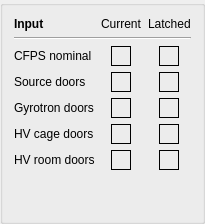
           <widget class="QGroupBox" name="groupBox_3">
            <property name="minimumSize">
             <size>
              <width>0</width>
              <height>0</height>
             </size>
            </property>
            <property name="maximumSize">
             <size>
              <width>300</width>
              <height>16777215</height>
             </size>
            </property>
            <property name="baseSize">
             <size>
              <width>250</width>
              <height>0</height>
             </size>
            </property>
            <property name="title">
             <string/>
            </property>
            <layout class="QGridLayout" name="gridLayout_2" columnstretch="0,0,0">
             <item row="5" column="2" alignment="Qt::AlignHCenter">
              <widget class="LEDindicator" name="LEDlatchedInterlockIn3" native="true">
               <property name="sizePolicy">
                <sizepolicy hsizetype="Fixed" vsizetype="Fixed">
                 <horstretch>0</horstretch>
                 <verstretch>0</verstretch>
                </sizepolicy>
               </property>
               <property name="minimumSize">
                <size>
                 <width>20</width>
                 <height>20</height>
                </size>
               </property>
               <property name="baseSize">
                <size>
                 <width>20</width>
                 <height>20</height>
                </size>
               </property>
               <property name="styleSheet">
                <string notr="true">border: 1 solid black	</string>
               </property>
              </widget>
             </item>
             <item row="0" column="0">
              <widget class="QLabel" name="label_35">
               <property name="font">
                <font>
                 <weight>75</weight>
                 <bold>true</bold>
                 <underline>false</underline>
                 <strikeout>false</strikeout>
                 <stylestrategy>PreferAntialias</stylestrategy>
                 <kerning>false</kerning>
                </font>
               </property>
               <property name="text">
                <string>Input</string>
               </property>
              </widget>
             </item>
             <item row="5" column="0">
              <widget class="QLabel" name="label_7">
               <property name="text">
                <string>HV cage doors</string>
               </property>
              </widget>
             </item>
             <item row="3" column="1" alignment="Qt::AlignHCenter">
              <widget class="LEDindicator" name="LEDinterlockIn1" native="true">
               <property name="sizePolicy">
                <sizepolicy hsizetype="Fixed" vsizetype="Fixed">
                 <horstretch>0</horstretch>
                 <verstretch>0</verstretch>
                </sizepolicy>
               </property>
               <property name="minimumSize">
                <size>
                 <width>20</width>
                 <height>20</height>
                </size>
               </property>
               <property name="baseSize">
                <size>
                 <width>20</width>
                 <height>20</height>
                </size>
               </property>
               <property name="styleSheet">
                <string notr="true">border: 1 solid black	</string>
               </property>
              </widget>
             </item>
             <item row="3" column="2" alignment="Qt::AlignHCenter">
              <widget class="LEDindicator" name="LEDlatchedInterlockIn1" native="true">
               <property name="sizePolicy">
                <sizepolicy hsizetype="Fixed" vsizetype="Fixed">
                 <horstretch>0</horstretch>
                 <verstretch>0</verstretch>
                </sizepolicy>
               </property>
               <property name="minimumSize">
                <size>
                 <width>20</width>
                 <height>20</height>
                </size>
               </property>
               <property name="baseSize">
                <size>
                 <width>20</width>
                 <height>20</height>
                </size>
               </property>
               <property name="styleSheet">
                <string notr="true">border: 1 solid black	</string>
               </property>
              </widget>
             </item>
             <item row="7" column="2">
              <spacer name="verticalSpacer_2">
               <property name="orientation">
                <enum>Qt::Vertical</enum>
               </property>
               <property name="sizeHint" stdset="0">
                <size>
                 <width>20</width>
                 <height>40</height>
                </size>
               </property>
              </spacer>
             </item>
             <item row="2" column="2" alignment="Qt::AlignHCenter">
              <widget class="LEDindicator" name="LEDlatchedInterlockIn0" native="true">
               <property name="sizePolicy">
                <sizepolicy hsizetype="Fixed" vsizetype="Fixed">
                 <horstretch>0</horstretch>
                 <verstretch>0</verstretch>
                </sizepolicy>
               </property>
               <property name="minimumSize">
                <size>
                 <width>20</width>
                 <height>20</height>
                </size>
               </property>
               <property name="baseSize">
                <size>
                 <width>20</width>
                 <height>20</height>
                </size>
               </property>
               <property name="styleSheet">
                <string notr="true">border: 1 solid black	</string>
               </property>
              </widget>
             </item>
             <item row="6" column="2" alignment="Qt::AlignHCenter">
              <widget class="LEDindicator" name="LEDlatchedInterlockIn4" native="true">
               <property name="sizePolicy">
                <sizepolicy hsizetype="Fixed" vsizetype="Fixed">
                 <horstretch>0</horstretch>
                 <verstretch>0</verstretch>
                </sizepolicy>
               </property>
               <property name="minimumSize">
                <size>
                 <width>20</width>
                 <height>20</height>
                </size>
               </property>
               <property name="baseSize">
                <size>
                 <width>20</width>
                 <height>20</height>
                </size>
               </property>
               <property name="styleSheet">
                <string notr="true">border: 1 solid black	</string>
               </property>
              </widget>
             </item>
             <item row="4" column="0">
              <widget class="QLabel" name="label_6">
               <property name="text">
                <string>Gyrotron doors</string>
               </property>
              </widget>
             </item>
             <item row="4" column="2" alignment="Qt::AlignHCenter">
              <widget class="LEDindicator" name="LEDlatchedInterlockIn2" native="true">
               <property name="sizePolicy">
                <sizepolicy hsizetype="Fixed" vsizetype="Fixed">
                 <horstretch>0</horstretch>
                 <verstretch>0</verstretch>
                </sizepolicy>
               </property>
               <property name="minimumSize">
                <size>
                 <width>20</width>
                 <height>20</height>
                </size>
               </property>
               <property name="baseSize">
                <size>
                 <width>20</width>
                 <height>20</height>
                </size>
               </property>
               <property name="styleSheet">
                <string notr="true">border: 1 solid black	</string>
               </property>
              </widget>
             </item>
             <item row="2" column="0">
              <widget class="QLabel" name="label_12">
               <property name="text">
                <string>CFPS nominal</string>
               </property>
              </widget>
             </item>
             <item row="5" column="1" alignment="Qt::AlignHCenter">
              <widget class="LEDindicator" name="LEDinterlockIn3" native="true">
               <property name="sizePolicy">
                <sizepolicy hsizetype="Fixed" vsizetype="Fixed">
                 <horstretch>0</horstretch>
                 <verstretch>0</verstretch>
                </sizepolicy>
               </property>
               <property name="minimumSize">
                <size>
                 <width>20</width>
                 <height>20</height>
                </size>
               </property>
               <property name="baseSize">
                <size>
                 <width>20</width>
                 <height>20</height>
                </size>
               </property>
               <property name="styleSheet">
                <string notr="true">border: 1 solid black	</string>
               </property>
              </widget>
             </item>
             <item row="4" column="1" alignment="Qt::AlignHCenter">
              <widget class="LEDindicator" name="LEDinterlockIn2" native="true">
               <property name="sizePolicy">
                <sizepolicy hsizetype="Fixed" vsizetype="Fixed">
                 <horstretch>0</horstretch>
                 <verstretch>0</verstretch>
                </sizepolicy>
               </property>
               <property name="minimumSize">
                <size>
                 <width>20</width>
                 <height>20</height>
                </size>
               </property>
               <property name="baseSize">
                <size>
                 <width>20</width>
                 <height>20</height>
                </size>
               </property>
               <property name="styleSheet">
                <string notr="true">border: 1 solid black	</string>
               </property>
              </widget>
             </item>
             <item row="1" column="0" colspan="3">
              <widget class="Line" name="line_2">
               <property name="orientation">
                <enum>Qt::Horizontal</enum>
               </property>
              </widget>
             </item>
             <item row="0" column="2">
              <widget class="QLabel" name="label_8">
               <property name="text">
                <string>Latched</string>
               </property>
              </widget>
             </item>
             <item row="6" column="0">
              <widget class="QLabel" name="label_11">
               <property name="text">
                <string>HV room doors</string>
               </property>
              </widget>
             </item>
             <item row="3" column="0">
              <widget class="QLabel" name="label_5">
               <property name="text">
                <string>Source doors</string>
               </property>
              </widget>
             </item>
             <item row="0" column="1">
              <widget class="QLabel" name="label_9">
               <property name="text">
                <string>Current</string>
               </property>
              </widget>
             </item>
             <item row="2" column="1" alignment="Qt::AlignHCenter">
              <widget class="LEDindicator" name="LEDinterlockIn0" native="true">
               <property name="sizePolicy">
                <sizepolicy hsizetype="Fixed" vsizetype="Fixed">
                 <horstretch>0</horstretch>
                 <verstretch>0</verstretch>
                </sizepolicy>
               </property>
               <property name="minimumSize">
                <size>
                 <width>20</width>
                 <height>20</height>
                </size>
               </property>
               <property name="baseSize">
                <size>
                 <width>20</width>
                 <height>20</height>
                </size>
               </property>
               <property name="styleSheet">
                <string notr="true">border: 1 solid black	</string>
               </property>
              </widget>
             </item>
             <item row="6" column="1" alignment="Qt::AlignHCenter">
              <widget class="LEDindicator" name="LEDinterlockIn4" native="true">
               <property name="sizePolicy">
                <sizepolicy hsizetype="Fixed" vsizetype="Fixed">
                 <horstretch>0</horstretch>
                 <verstretch>0</verstretch>
                </sizepolicy>
               </property>
               <property name="minimumSize">
                <size>
                 <width>20</width>
                 <height>20</height>
                </size>
               </property>
               <property name="baseSize">
                <size>
                 <width>20</width>
                 <height>20</height>
                </size>
               </property>
               <property name="styleSheet">
                <string notr="true">border: 1 solid black	</string>
               </property>
              </widget>
             </item>
            </layout>
           </widget>
